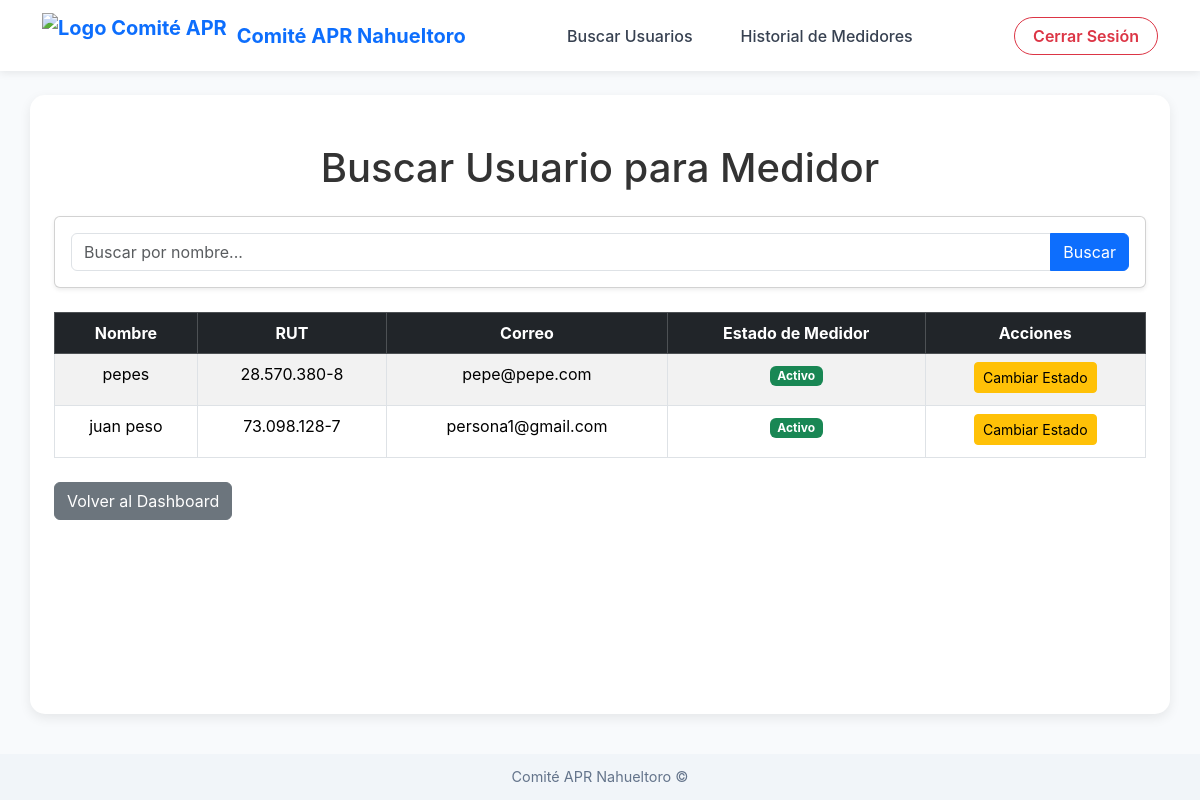
The app's page /medidores/buscar-usuario/ (signed in) with its own data.
### usuarios/models.py (models this page shows, shortened)
class Usuario(models.Model):
    def validar_nombre(value):
        """
        Valida que el nombre solo contenga letras y espacios.
        """
        if not value.replace(" ", "").isalpha():
            raise ValidationError("El nombre solo debe contener letras y espacios.")
    def validar_rut(value):
        """
        Valida el RUT chileno con su dígito verificador.
        """
        rut = value.replace(".", "").replace("-", "")
        if len(rut) < 2:
            raise ValidationError("El RUT ingresado no es válido.")
        cuerpo, dv = rut[:-1], rut[-1].upper()
        if not cuerpo.isdigit():
            raise ValidationError("El RUT ingresado no es válido.")
        suma, factor = 0, 2
        for c in reversed(cuerpo):
            suma += int(c) * factor
            factor = 2 if factor == 7 else factor + 1
        dv_calculado = 11 - (suma % 11)
        if dv_calculado == 10:
            dv_calculado = "K"
        elif dv_calculado == 11:
            dv_calculado = "0"
        else:
            dv_calculado = str(dv_calculado)
        if dv_calculado != dv:
            raise ValidationError(f"El RUT ingresado no es válido. Dígito verificador esperado: {dv_calculado}")
    nombre = models.CharField(
        max_length=100,
        validators=[validar_nombre],
        help_text="Ingrese nombre y apellido. Ejemplo: Juan Pérez"
    )
    rut = models.CharField(
        max_length=12,
        unique=True,
        validators=[
            RegexValidator(
                regex=r'^\d{1,2}\.\d{3}\.\d{3}-[\dkK]$',
                message='Formato de RUT inválido. Ejemplo: 12.345.678-K'
            ),
            validar_rut  # Validación personalizada para el RUT
        ],
        help_text="Formato: 12.345.678-K"
    )
    correo = models.EmailField(
        max_length=255,
        unique=True,
        help_text="Ingrese un correo electrónico válido. Ejemplo: usuario@dominio.com"
    )
    direccion = models.CharField(
        max_length=255,
        help_text="Ingrese la dirección completa. Ejemplo: Calle Falsa 123, Santiago"
    )
    telefono = models.CharField(
        max_length=12,
        validators=[RegexValidator(
            regex=r'^\+569\d{8}$',
            message='El teléfono debe comenzar con +569 y tener 8 dígitos después. Ejemplo: +56912345678'
        )],
        help_text="Formato: +569XXXXXXXX (donde X son sus 8 dígitos)"
    )

### medidores/models.py (models this page shows, shortened)
class Medidor(models.Model):
    ESTADOS = [
        ('activo', 'Activo'),
        ('inactivo', 'Inactivo'),
        ('mantenimiento', 'En Mantenimiento'),
        ('danado', 'Dañado'),
    ]
    codigo_serial = models.CharField(
        max_length=50,
        unique=True,
        help_text="Código serial único del medidor."
    )
    usuario = models.ForeignKey(
        Usuario,
        on_delete=models.CASCADE,
        related_name='medidores',
        null=True,  # Permitir que sea nulo temporalmente para asignar un medidor
        blank=True,
        help_text="Usuario al que está asignado este medidor."
    )
    fecha_instalacion = models.DateField(
        null=True,
        blank=True,
        help_text="Fecha en la que se instaló el medidor."
    )
    fecha_registro = models.DateTimeField(
        auto_now_add=True,
        help_text="Fecha en la que se registró el medidor."
    )
    estado = models.CharField(
        max_length=20,
        choices=ESTADOS,
        default='activo',
        help_text="Estado actual del medidor."
    )

### medidores/views.py (the view)
        def _verificar_permiso(request, *args, **kwargs):
            if request.user.rol not in roles_permitidos:
                messages.error(request, "No tienes permiso para acceder a esta función.")
                return redirect('roles:redireccion_dashboard')
            return vista(request, *args, **kwargs)

### medidores/views.py (called while the page is built)
def verificar_permiso(roles_permitidos):
    def decorador(vista):
        def _verificar_permiso(request, *args, **kwargs):
            if request.user.rol not in roles_permitidos:
                messages.error(request, "No tienes permiso para acceder a esta función.")
                return redirect('roles:redireccion_dashboard')
            return vista(request, *args, **kwargs)
        return _verificar_permiso
    return decorador

@login_required
@verificar_permiso(['admin', 'operario'])
def buscar_usuario_para_medidor(request):
    query = request.GET.get('q', '')
    usuarios = Usuario.objects.filter(nombre__icontains=query) if query else Usuario.objects.all()
    return render(request, 'medidores/buscar_usuario_para_medidor.html', {
        'usuarios': usuarios,
        'query': query
    })

### medidores/templates/medidores/buscar_usuario_para_medidor.html (shortened to what this page needs)
{% extends "medidores/base_medidores.html" %}
{% block content %}
<div class="container mt-4">
    <h1 class="text-center mb-4">Buscar Usuario para Medidor</h1>
    <form method="get" class="card p-3 shadow-sm">
        <div class="input-group">
            <input type="text" name="q" class="form-control" placeholder="Buscar por nombre..." value="{{ query }}">
            <button type="submit" class="btn btn-primary">
                 Buscar
            </button>
        </div>
    </form>
    {% if usuarios %}
    <table class="table table-striped table-bordered mt-4 text-center">
        <thead class="table-dark">
            <tr>
                <th>Nombre</th>
                <th>RUT</th>
                <th>Correo</th>
                <th>Estado de Medidor</th>
                <th>Acciones</th>
            </tr>
        </thead>
        <tbody>
            {% for usuario in usuarios %}
            <tr>
                <td>{{ usuario.nombre }}</td>
                <td>{{ usuario.rut }}</td>
                <td>{{ usuario.correo }}</td>
                <td>
                    {% if usuario.medidores.exists %}
                    {% for medidor in usuario.medidores.all %}
                    <span class="badge {% if medidor.estado == 'activo' %}bg-success{% else %}bg-secondary{% endif %}">
                        {{ medidor.get_estado_display }}
                    </span>
                    {% endfor %}
                    {% else %}
                    <span class="badge bg-warning">Sin medidor</span>
                    {% endif %}
                </td>
                <td>
                    {% if usuario.medidores.exists %}
                    {% for medidor in usuario.medidores.all %}
                    <a href="{% url 'medidores:confirmar_cambio_estado' medidor.id %}" class="btn btn-warning btn-sm mb-1">
                        Cambiar Estado
                    </a>
                    {% endfor %}
                    {% else %}
                    <a href="{% url 'medidores:asignar_medidor_usuario' usuario.id %}" class="btn btn-primary btn-sm mb-1">
                        Asignar Medidor
                    </a>
                    {% endif %}
                </td>
            </tr>
            {% endfor %}
        </tbody>
    </table>
    {% else %}
    <div class="alert alert-info mt-4">
        <strong>No hay usuarios disponibles.</strong> Intenta realizar otra búsqueda.
    </div>
    {% endif %}
    <div class="mt-4">
        <a href="{% url 'roles:redireccion_dashboard' %}" class="btn btn-secondary">
             Volver al Dashboard
        </a>
    </div>
</div>
{% endblock %}

### medidores/templates/medidores/base_medidores.html (style rules this page uses)
body { display: flex; flex-direction: column; min-height: 100vh; margin: 0; background: #f8fafc; color: #333; font-family: Inter, system-ui, -apple-system, "Segoe UI", Roboto, "Helvetica Neue", Arial; }

### records on screen
Usuario: nombre "pepes", rut "28.570.380-8", correo "pepe@pepe.com"
Medidor: estado "Activo"
Usuario: nombre "juan peso", rut "73.098.128-7", correo "persona1@gmail.com"
Medidor: estado "Activo"
